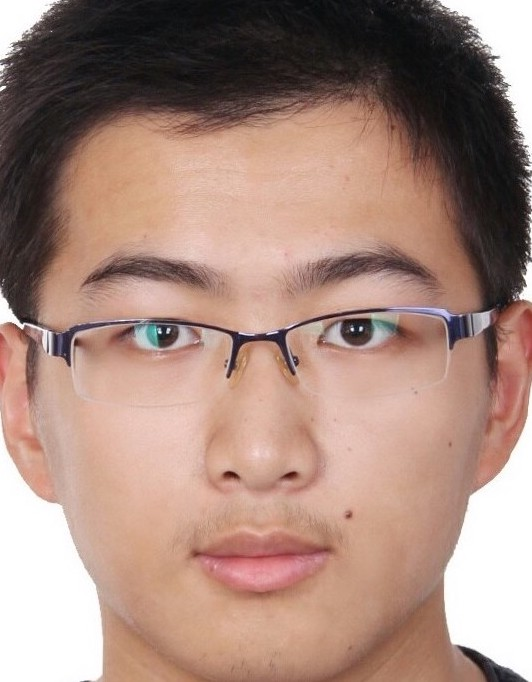
//> input picture Eigenface/Src/Jinfee.jpg, 532 x 682 px, given in place of 1.pgm, which was not available
$ ./main   (built with g++ and OpenCV 4)
//> lines starting //> are read from the running program, lines starting //| are printed output that depends on the picture; pictures that were not available may be replaced by others from this repository, and a replacement may not be noted
#include <iostream>
#include <opencv2/opencv.hpp>

using namespace std;

int main() {

    char* in = new char[100];
    sprintf(in, "/Users/jinfee/Documents/Github/game-technical-section/Eigenface/Src/orl_faces");
    double fScale = 0.5;      //缩放倍数
    CvSize cvSize;              //目标图像尺寸
    IplImage* di;

    for (int i=1;i<=40;i++){
        char* src = new char[100];
        sprintf(src, "%s/s%d", in,i);

        for(int j=1;j<=5;j++){

            char* img_src = new char[100];
            sprintf(img_src,"%s/%d.pgm",src,j);

            printf("%s\n",img_src);
//            保存图片内容
            IplImage* d = cvLoadImage(img_src, CV_LOAD_IMAGE_GRAYSCALE);
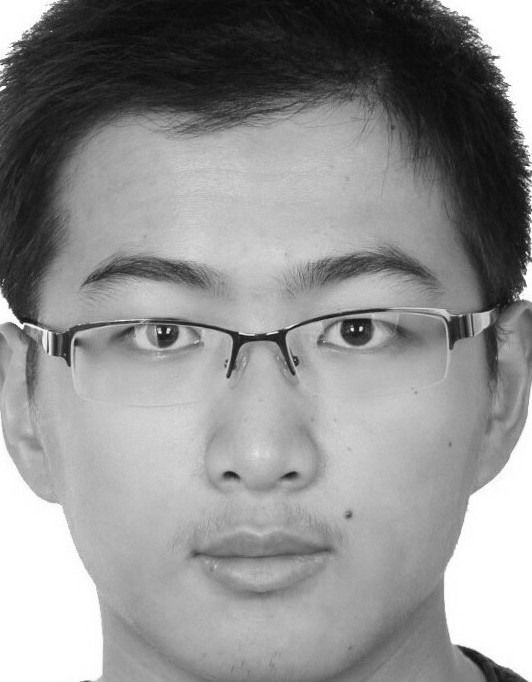
//> d: 682 rows x 532 cols, CV_8UC1; min 4, max 255, mean 144.2

            cvSize.width = 30;
            cvSize.height = 40;

            //创建图像并缩放
            di= cvCreateImage(cvSize, d->depth, d->nChannels);
            cvResize(d, di, CV_INTER_AREA);
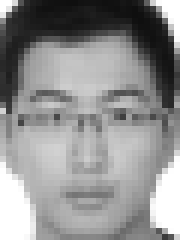
//> di: 40 rows x 30 cols, CV_8UC1 (shown 6 times larger); min 15, max 255, mean 144.2
            cvEqualizeHist(di,di);
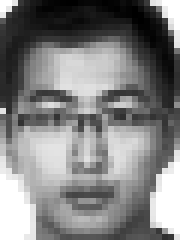
//> di: 40 rows x 30 cols, CV_8UC1 (shown 6 times larger); min 0, max 255, mean 128.5
//> (the run ends here: the program crashes, at `di= cvCreateImage(cvSize, d->depth, d->nChannels);`)
